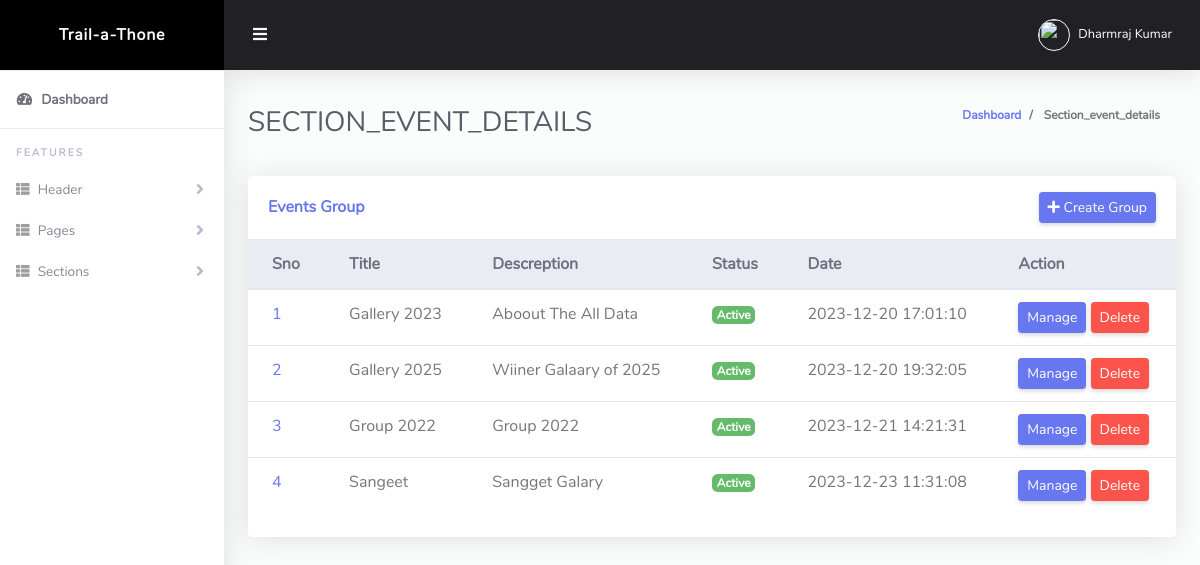
Screenshot of /admin/section_event_details.php?sectionid=1 (signed in) with the database file from the repository.
### tables this page shows
CREATE TABLE `grt_section_group` (
  `id` int(11) NOT NULL,
  `client_id` int(11) NOT NULL,
  `section_id` int(11) NOT NULL,
  `section_group_title` varchar(200) NOT NULL,
  `section_group_desc` varchar(200) NOT NULL,
  `status` tinyint(4) NOT NULL DEFAULT 0,
  `created_date` timestamp NOT NULL DEFAULT current_timestamp(),
  `updated_date` timestamp NOT NULL DEFAULT current_timestamp() ON UPDATE current_timestamp()
);

### admin/config/class.php (called while the page is built, shortened)
<?php
class Db_functions
{
    private $servername = "localhost";
    private $username = "root";
    private $password = "";
    private $db_name = "grt_cms";
    protected $conn = "";
    public function __construct()
    {
        $this->conn = new mysqli($this->servername, $this->username, $this->password, $this->db_name);
    }
    function exe_query($sql_qry)
    {
        $qry = $this->conn->query($sql_qry);
        return $qry;
    }
    function data_fetch($qry)
    {
        $qry_exe = $this->exe_query($qry);
        if (mysqli_num_rows($qry_exe) > 0) {
            while ($data = mysqli_fetch_assoc($qry_exe)) {
                $array[] = $data;
            }
        } else {
            $array = 0;
        }
        return $array;
    }
}

### admin/section_event_details.php (the view, shortened to what this page needs)
<?php
include "./header.php";
if (isset($_GET['sectionid'])) {
    $section_id = $_GET['sectionid'];
} else {
    echo "<script>
    window.location.href='./add_section';
    </script>";
}
$show_events = new Db_functions();
$qry = "SELECT * FROM `grt_section_group` WHERE section_id= $section_id and client_id= $_SESSION[active_user]";
$result_data = $show_events->data_fetch($qry);
?>
<div class="row">
    <div class="col-lg-12 mb-4">
        <div class="card">
            <div class="card-header py-3 d-flex flex-row align-items-center justify-content-between">
                <h6 class="m-0 font-weight-bold text-primary">Events Group</h6>
                <a href="./section_event_group?sectionid=<?= $section_id ?>" class="btn btn-primary btn-sm">
                    <i class=" fa fa-plus"></i> Create Group
                </a>
            </div>
            <div class="table-responsive">
                <table style="Overflow-x:scroll;" class="table align-items-center table-flush">
                    <thead class="thead-light">
                        <tr>
                            <th>Sno</th>
                            <th>Title</th>
                            <th>Descreption</th>
                            <th>Status</th>
                            <th> Date</th>
                            <th>Action</th>
                        </tr>
                    </thead>
                    <tbody>
                        <?php
                        $sno = 0;
                        if ($result_data != 0) {
                            foreach ($result_data as $key => $values) {
                                $sno++; ?>
                                <tr>
                                    <td><a href="#">
                                            <?= $sno ?>
                                        </a></td>
                                    <td>
                                        <?= $values['section_group_title'] ?>
                                    </td>
                                    <td>
                                        <?= $values['section_group_desc'] ?>
                                    </td>
                                    <td>
                                        <span class="badge badge-<?= $values['status'] == 0 ? "success" : "warning" ?>">
                                            <?= $values['status'] == 0 ? "Active" : "Draft" ?>
                                        </span>
                                    </td>
                                    <td>
                                        <?= $values['created_date'] ?>
                                    </td>
                                    <td><a href="./section_event_edit?eventgroupid=<?= $values['id'] ?>&sectionid=<?= $section_id ?>"
                                            class="btn btn-sm   btn-primary">Manage</a>
                                        <button class="btn btn-sm btn-danger" data-toggle="modal"
                                            data-target="#group_<?= $values['id'] ?>">Delete</button>
                                    </td>
                                </tr>
                            <?php }
                        } else {
                            echo "No Result Found";
                        }
                        ?>
                    </tbody>
                </table>
            </div>
            <div class="card-footer"></div>
        </div>
    </div>
</div>
<?php
include "./footer.php";
?>

### admin/css/admin.css (style rules this page uses)
html { position: relative; min-height: 100%; font-family: Nunito; }
body { height: 100%; }
.table-flush td, .table-flush th { border-right: 0; border-left: 0; }
.table-flush tbody tr:first-child td, .table-flush tbody tr:first-child th { border-top: 0; }
.table-flush tbody tr:last-child td, .table-flush tbody tr:last-child th { border-bottom: 0; }
.card .table { margin-bottom: 0; }
.card .table td, .card .table th { padding-right: 1.5rem; padding-left: 1.5rem; }
.card { -webkit-box-shadow: 0 0.15rem 1.75rem 0 rgba(58, 59, 69, 0.15) !important; box-shadow: 0 0.15rem 1.75rem 0 rgba(58, 59, 69, 0.15) !important; }

### rows the page displays
grt_section_group: section_group_title "Gallery 2023", section_group_desc "Aboout The All Data", status "Active", created_date "2023-12-20 17:01:10"
grt_section_group: section_group_title "Gallery 2025", section_group_desc "Wiiner Galaary of 2025", status "Active", created_date "2023-12-20 19:32:05"
grt_section_group: section_group_title "Group 2022", section_group_desc "Group 2022", status "Active", created_date "2023-12-21 14:21:31"
grt_section_group: section_group_title "Sangeet", section_group_desc "Sangget Galary", status "Active", created_date "2023-12-23 11:31:08"

### other values shown
$_SESSION['user_name'] "Dharmraj Kumar"
$currunt_page "SECTION_EVENT_DETAILS"
$currunt_page "Section_event_details"
